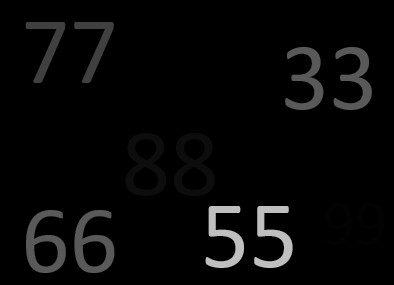
#> input picture 0408/number1.jpg, 394 x 285 px
$ python deal_with_two_value.py
#> lines starting #> are read from the running program, lines starting #| are printed output that depends on the picture; after the words box and inside, x2 and y2 are one past the last pixel; in counts of white or black regions, pixels touching at a corner belong together
import cv2
import numpy as np
import sys
src= cv2.imread(sys.path[0]+'/number1.jpg')
#> src is the input picture: shape (285, 394, 3); min 0, max 203, mean 7.8
ret,dst=cv2.threshold(src,127,255,cv2.THRESH_BINARY)
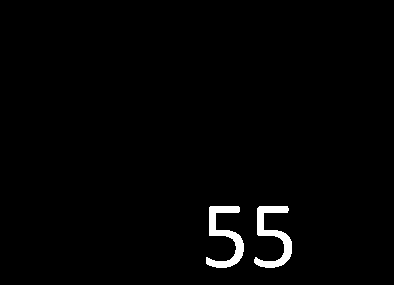
#> dst: shape (285, 394, 3); 1.7% white; 2 white regions, box (x1, y1, x2, y2) and area: (206, 206, 244, 268) 930, (254, 206, 292, 268) 925
cv2.imshow('src',src)
print(ret)
cv2.imshow('dst127',dst)
ret,dst=cv2.threshold(src,0,255,cv2.THRESH_BINARY)
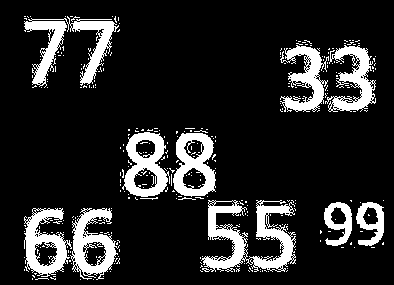
#> dst: shape (285, 394, 3); 15.2% white; 312 white regions (300 under 20 px), largest, box (x1, y1, x2, y2) and area: (201, 200, 296, 272) 2929, (24, 16, 119, 88) 2220, (70, 208, 120, 280) 1698
cv2.imshow('dst10',dst)
ret,dst=cv2.threshold(src,0,255,cv2.THRESH_BINARY_INV)
cv2.imshow('dst_inv',dst)
print(ret)
cv2.waitKey(0)
cv2.destroyAllWindows()

$ run again, with 0408/numbers.jpg copied over 0408/number1.jpg
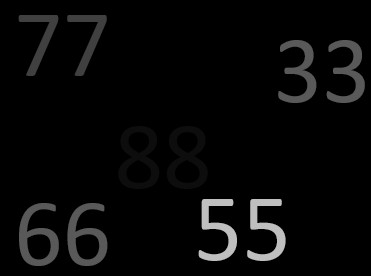
#> input picture 0408/numbers.jpg, 371 x 276 px
#> src is the input picture: shape (276, 371, 3); min 0, max 204, mean 8.6
#> `ret,dst=cv2.threshold(src,127,255,cv2.THRESH_BINARY)`:
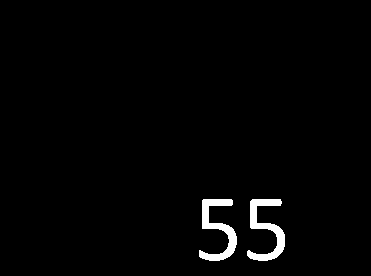
#> dst: shape (276, 371, 3); 1.8% white; 2 white regions, box (x1, y1, x2, y2) and area: (199, 199, 237, 261) 931, (247, 199, 285, 261) 929
#> `ret,dst=cv2.threshold(src,0,255,cv2.THRESH_BINARY)`:
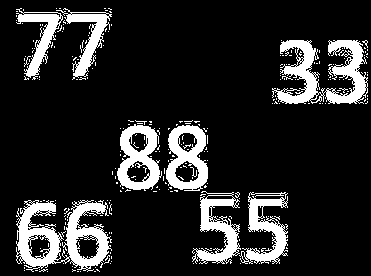
#> dst: shape (276, 371, 3); 15.2% white; 257 white regions (248 under 20 px), largest, box (x1, y1, x2, y2) and area: (16, 200, 112, 272) 3418, (272, 40, 368, 104) 2950, (117, 124, 162, 191) 1621
